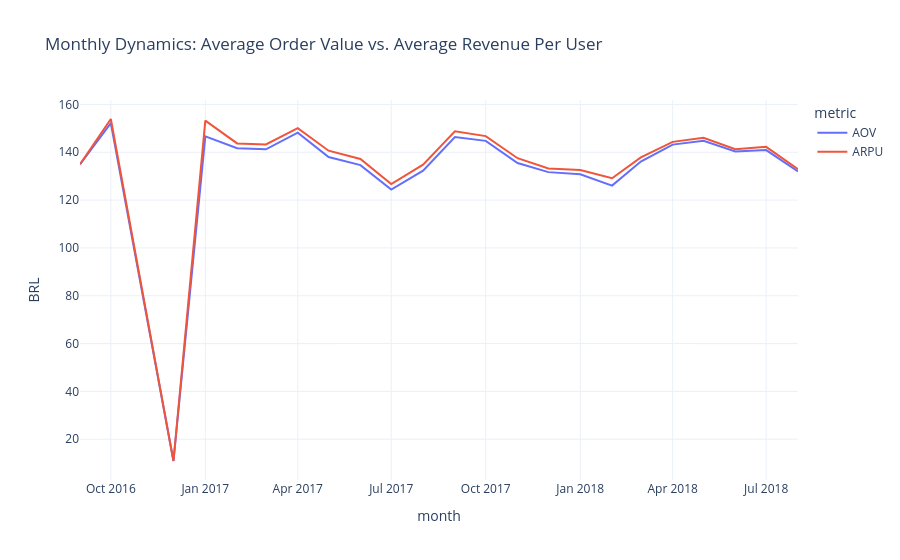

The code cell stored with this chart in its notebook:
### Markdown cell above
Differences Between Methods:

- pd.merge(): Functions identically to an SQL JOIN. It is the most robust method for combining two DataFrames based on a shared common column (or multiple columns). It allows for various join types.

- DataFrame.join(): A specialized method designed to combine DataFrames horizontally by aligning their row indices rather than standard columns. It is most efficient when working with time-series or index-heavy data.

- Series.map(): A highly efficient function applied to a single column (Series) that substitutes each existing value with a new one based on a provided Python dictionary, function, or another Series.

Chosen Approach and Rationale:
To enrich the dataset with the assigned Managers, the Series.map() method was utilized. Task required establishing a simple, static relationship between the Brazilian states and Regional Managers, using a standard Python dictionary was the most optimal solution. Applying .map() directly to the customer_state column was significantly faster and was more memory-efficient than artificially creating an additional DataFrame solely to execute a pd.merge() operation.

### Code cell
df['order_month'] = df['order_purchase_timestamp'].dt.to_period('M')
monthly_metr = df.groupby('order_month').agg(
    total_revenue=('price','sum'),
    total_orders=('order_id','nunique'),
    unique_customers=('customer_unique_id', 'nunique')
).reset_index()

monthly_metr['AOV'] = monthly_metr['total_revenue'] / monthly_metr['total_orders']
monthly_metr['ARPU'] = monthly_metr['total_revenue'] / monthly_metr['unique_customers']

monthly_metr['order_month_str'] = monthly_metr['order_month'].astype(str)
fig_metrics = px.line(
    monthly_metr,
    x='order_month_str',
    y=['AOV','ARPU'],
    title="Monthly Dynamics: Average Order Value vs. Average Revenue Per User",
    labels={'value': 'BRL', 'order_month_str': 'month', 'variable':'metric'}
)
fig_metrics.update_layout(template='plotly_white',hovermode='x unified')
fig_metrics.show()

### Figure 1 — Plotly figure (JSON) as saved in the notebook; plotly's stock layout.template omitted (floating-point values rounded to 4 significant figures)
{"data": [{"hovertemplate": "metric=AOV<br>month=%{x}<br>BRL=%{y}<extra></extra>", "legendgroup": "AOV", "line": {"color": "#636efa", "dash": "solid"}, "marker": {"symbol": "circle"}, "mode": "lines", "name": "AOV", "orientation": "v", "showlegend": true, "type": "scatter", "x": ["2016-09", "2016-10", "2016-12", "2017-01", "2017-02", "2017-03", "2017-04", "2017-05", "2017-06", "2017-07", "2017-08", "2017-09", "2017-10", "2017-11", "2017-12", "2018-01", "2018-02", "2018-03", "2018-04", "2018-05", "2018-06", "2018-07", "2018-08"], "xaxis": "x", "y": [135.0, 152.2, 10.9, 146.7, 141.7, 141.2, 148.2, 138.0, 134.6, 124.4, 132.3, 146.4, 144.8, 135.5, 131.7, 130.8, 126.1, 136.1, 143.2, 144.8, 140.4, 140.9, 132.0], "yaxis": "y"}, {"hovertemplate": "metric=ARPU<br>month=%{x}<br>BRL=%{y}<extra></extra>", "legendgroup": "ARPU", "line": {"color": "#EF553B", "dash": "solid"}, "marker": {"symbol": "circle"}, "mode": "lines", "name": "ARPU", "orientation": "v", "showlegend": true, "type": "scatter", "x": ["2016-09", "2016-10", "2016-12", "2017-01", "2017-02", "2017-03", "2017-04", "2017-05", "2017-06", "2017-07", "2017-08", "2017-09", "2017-10", "2017-11", "2017-12", "2018-01", "2018-02", "2018-03", "2018-04", "2018-05", "2018-06", "2018-07", "2018-08"], "xaxis": "x", "y": [135.0, 153.9, 10.9, 153.2, 143.7, 143.3, 150.1, 140.7, 137.2, 126.7, 134.8, 148.8, 146.8, 137.5, 133.2, 132.6, 129.1, 137.9, 144.4, 146.1, 141.2, 142.3, 132.9], "yaxis": "y"}], "layout": {"hovermode": "x unified", "legend": {"title": {"text": "metric"}, "tracegroupgap": 0}, "title": {"text": "Monthly Dynamics: Average Order Value vs. Average Revenue Per User"}, "xaxis": {"anchor": "y", "domain": [0, 1], "title": {"text": "month"}}, "yaxis": {"anchor": "x", "domain": [0, 1], "title": {"text": "BRL"}}}}
